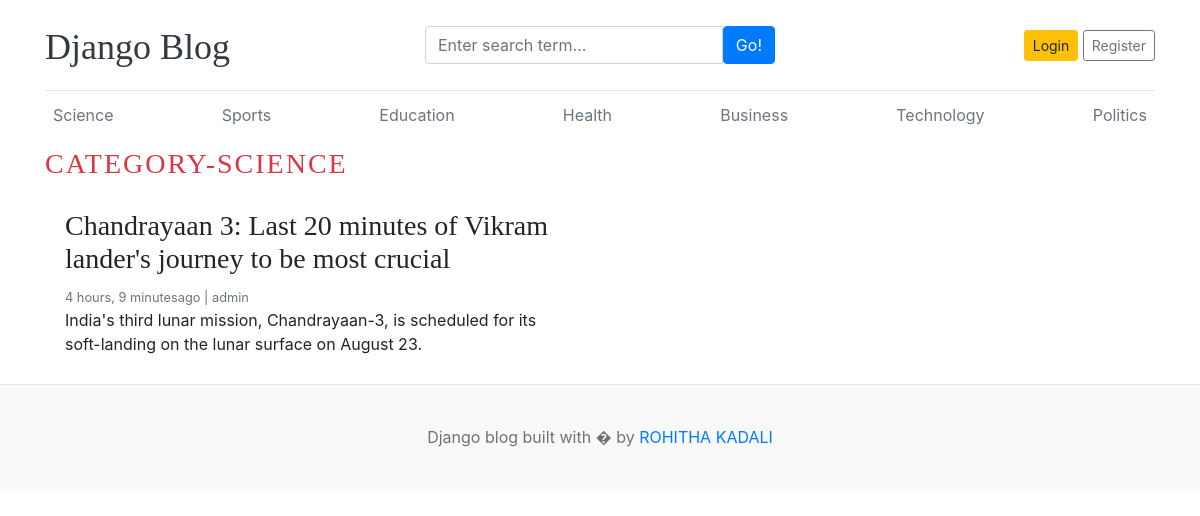
Page /category/1/ on the committed database.
### blog/models.py (models this page shows, shortened)
class Category(models.Model):
    category_name=models.CharField(max_length=50,unique=True)
    created_at=models.DateTimeField(auto_now_add=True)
    updated_at=models.DateTimeField(auto_now=True)
    class Meta:
        verbose_name_plural='categories'
    def __str__(self):
        return self.category_name

class Blog(models.Model):
    title=models.CharField(max_length=100)
    slug=models.SlugField(max_length=150,unique=True,blank=True)
    category=models.ForeignKey(Category,on_delete=models.CASCADE)
    author=models.ForeignKey(User,on_delete=models.CASCADE)
    featured_image=models.ImageField(upload_to='upload/%Y/%M/%d')
    short_description=models.TextField(max_length=2000)
    blog_body=models.TextField(max_length=5000)
    status=models.CharField(max_length=20,choices=STATUS_CHOICES,default=0)
    is_featured=models.BooleanField(default=False)
    created_at=models.DateTimeField(auto_now_add=True)
    updated_at=models.DateTimeField(auto_now=True)

### blog/views.py (the view)
# urls.py: path('<int:category_id>/', views.posts_by_category,name='posts_by_category')
def posts_by_category(request,category_id):
    posts=Blog.objects.filter(status='Published',category=category_id)
    category=get_object_or_404(Category,pk=category_id)
    context={
        'posts':posts,
        'category':category
    }
    return render(request,'posts_by_category.html',context)

### blog/context_processors.py (called while the page is built)
def get_categories(request):
    categories=Category.objects.all()
    return dict(categories=categories)

def get_social_links(request):
    social_links=SocialLink.objects.all()
    return dict(social_links=social_links)

### templates/posts_by_category.html (shortened to what this page needs)
{% extends 'base.html' %}
{% block content %}
 <h3 class="text-uppercase text-danger" style="letter-spacing:2px;">Category-{{category}}</h3>
  <div class="row mb-2">
    {% if posts %}
    {% for post in posts %}
    <div class="col-md-6">
      <div class="card border-0" >
        <div class="card-body">
          <h3>{{post.title}}</h3>
          <small class="mb-1 text-muted">{{post.created_at | timesince}}ago | {{post.author}}</small>
          <p class="card-text">{{post.short_description | truncatewords:25}}</p>
        </div>
      </div>
    </div>
    {% endfor %}
    {% else %}
    <p>No Posts Found</p>
    {% endif %}
  </div>
</div>
{% endblock  %}

### templates/base.html (shortened to what this page needs)
{% load static %}
<!DOCTYPE html>
<html lang="en">
<head>
    <link href="https://getbootstrap.com/docs/4.0/dist/css/bootstrap.min.css" rel="stylesheet">
    <link href="{% static 'css/blog.css' %}" rel="stylesheet">
    <link rel="stylesheet" href="https://cdnjs.cloudflare.com/ajax/libs/font-awesome/4.7.0/css/font-awesome.min.css">
  </head>
<body>
    <div class="container">
      <header class="blog-header py-3">
        <div class="row flex-nowrap justify-content-between align-items-center">
          <div class="col-4 pt-1">
            <a class="blog-header-logo text-dark" href="/">Django Blog</a>
          </div>
          <div class="col-4">
            <form action="{% url 'search' %}" method="GET">
              <div class="input-group">
                <input class="form-control" type="text" name="keyword" value="{{keyword}}" placeholder="Enter search term..." aria-label="Enter search term..." aria-describedby="button-search" />
                <button type="submit" class="btn btn-primary" id="button-search" type="button">Go!</button>
              </div>
            </form>
          </div>
          <div class="col-4 d-flex justify-content-end align-items-center">
            {% if not user.is_authenticated %}
            <a class="btn btn-sm btn-warning" href="{% url 'login' %}">Login</a> &nbsp;
            <a class="btn btn-sm btn-outline-secondary" href="{% url 'register' %}">Register</a>
          </div>
          {% else %}
          <span><a href="{% url 'dashboard' %}">Dashboard</a></span>
          &emsp;
          <span><a href="{% url 'logout' %}">Logout</a></span>
          {% endif %}
        </div>
      </header>
      <div class="nav-scroller py-1 mb-2">
        <nav class="nav d-flex justify-content-between">
          {% for cat in categories %}
          <a class="p-2 text-muted" href="{% url 'posts_by_category' cat.id %}">{{cat.category_name}}</a>
          {% endfor %}
        </nav>
      </div>
{% block content %}
{% endblock %}
<footer class="blog-footer">
    <p>Django blog built with � by <a href="#">ROHITHA KADALI</a></p>
  </footer>
  </body>
  </html>

### Project1/static/css/blog.css (style rules this page uses)
.blog-header { border-bottom: 1px solid #e5e5e5; }
.blog-header-logo { font-family: "Playfair Display", Georgia, "Times New Roman", serif; font-size: 2.25rem; }
h1, h2, h3, h4, h5, h6 { font-family: "Playfair Display", Georgia, "Times New Roman", serif; }
.blog-footer { padding: 2.5rem 0; color: #727272; text-align: center; background-color: #f9f9f9; border-top: .05rem solid #e5e5e5; }
.blog-footer p:last-child { margin-bottom: 0; }

### rows in the picture
Category: category_name "Science", category_name "SCIENCE"
Category: category_name "Sports"
Category: category_name "Education"
Category: category_name "Health"
Category: category_name "Business"
Category: category_name "Technology"
Category: category_name "Politics"
Blog: title "Chandrayaan 3: Last 20 minutes of Vikram lander's journey to be most crucial", created_at "4 hours, 9 minutes", author "admin", short_description "India's third lunar mission, Chandrayaan-3, is scheduled for its soft-landing on the lunar surface on August 23."
